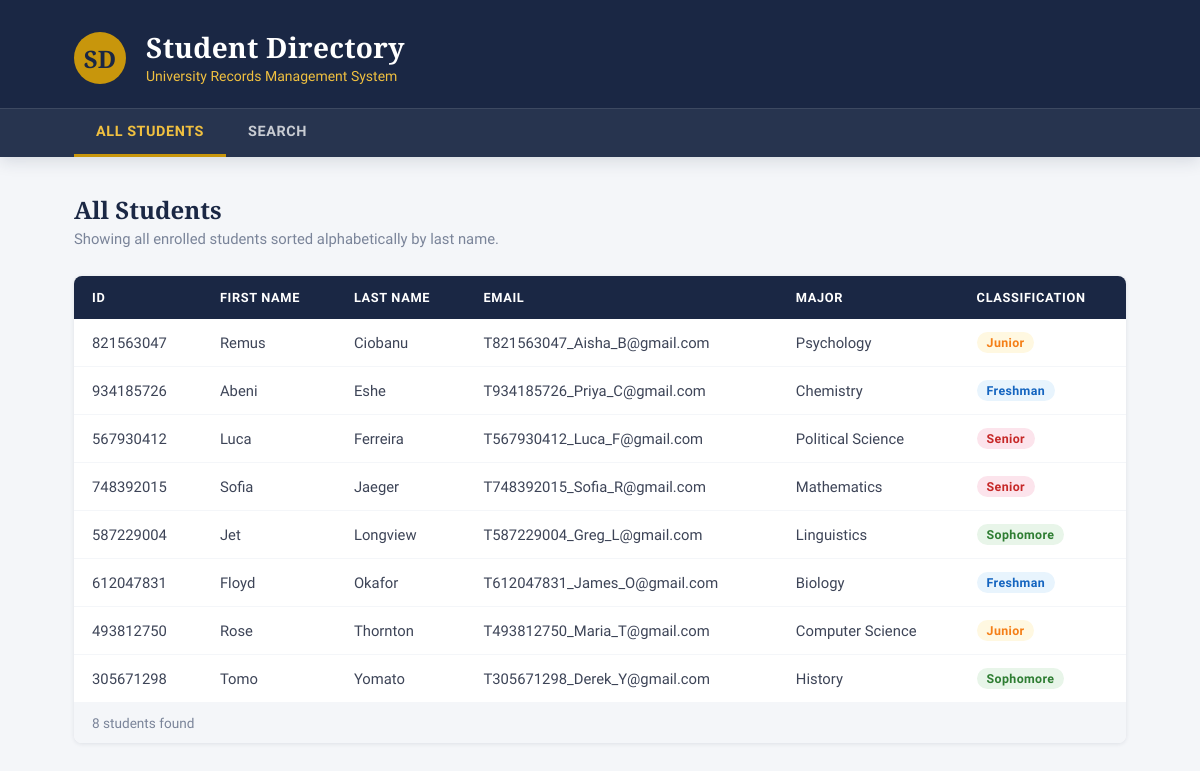
The page / on the database its author committed.
### tables this page shows
CREATE TABLE IF NOT EXISTS students (
    student_id INT PRIMARY KEY AUTO_INCREMENT,
    first_name VARCHAR(100) NOT NULL,
    last_name VARCHAR(100) NOT NULL,
    email VARCHAR(255) NOT NULL,
    major VARCHAR(100),
    classification VARCHAR(50)
);

### src/index.php (the view, shortened to what this page needs)
<?php
$pdo  = getConnection();
$stmt = $pdo->query('SELECT * FROM students ORDER BY last_name ASC');
$students = $stmt->fetchAll();
$totalCount = count($students);
?>
<!DOCTYPE html>
<html lang="en">
<head>
    <link rel="stylesheet" href="styles.css">
</head>
<body>
<header>
    <div class="header-inner">
        <div class="header-logo">SD</div>
        <div class="header-text">
            <h1>Student Directory</h1>
            <p>University Records Management System</p>
        </div>
    </div>
    <nav>
        <div class="nav-inner">
            <a href="index.php" class="active">All Students</a>
            <a href="search.php">Search</a>
        </div>
    </nav>
</header>
<main>
    <div class="page-title">
        <h2>All Students</h2>
        <p>Showing all enrolled students sorted alphabetically by last name.</p>
    </div>
    <div class="card">
        <div class="table-wrap">
            <table>
                <thead>
                <tr>
                    <th>ID</th>
                    <th>First Name</th>
                    <th>Last Name</th>
                    <th>Email</th>
                    <th>Major</th>
                    <th>Classification</th>
                </tr>
                </thead>
                <tbody>
                <?php if ($totalCount > 0): ?>
                    <?php foreach ($students as $student): ?>
                        <?php
                        $cls      = strtolower($student['classification']);
                        $badgeCls = 'badge badge-' . $cls;
                        ?>
                        <tr>
                            <td><?= htmlspecialchars($student['student_id']) ?></td>
                            <td><?= htmlspecialchars($student['first_name']) ?></td>
                            <td><?= htmlspecialchars($student['last_name']) ?></td>
                            <td><?= htmlspecialchars($student['email']) ?></td>
                            <td><?= htmlspecialchars($student['major']) ?></td>
                            <td>
                                    <span class="<?= $badgeCls ?>">
                                        <?= htmlspecialchars($student['classification']) ?>
                                    </span>
                            </td>
                        </tr>
                    <?php endforeach; ?>
                <?php endif; ?>
                </tbody>
            </table>
        </div>
        <div class="record-count">
            <?= $totalCount ?> student<?= $totalCount !== 1 ? 's' : '' ?> found
        </div>
    </div>
</main>
</body>
</html>

### src/styles.css (style rules this page uses)
*, *::before, *::after { box-sizing: border-box; margin: 0; padding: 0; }
:root { --navy: #1a2744; --gold: #c8960c; --gold-light: #f0c040; --cream: #fdf8f0; --white: #ffffff; --gray-100: #f4f6f9; --gray-300: #d0d5e0; --gray-500: #7a8499; --gray-700: #3d4457; --shadow-sm: 0 1px 4px rgba(26,39,68,.10); --shadow-md: 0 4px 16px rgba(26,39,68,.14); --radius: 8px; --transition: .2s ease; }
body { font-family: 'Source Sans 3', sans-serif; font-weight: 400; background: var(--gray-100); color: var(--gray-700); min-height: 100vh; }
header { background: var(--navy); padding: 0; box-shadow: var(--shadow-md); }
.header-inner { max-width: 1100px; margin: 0 auto; padding: 28px 24px 24px; display: flex; align-items: flex-end; gap: 20px; }
.header-logo { width: 52px; height: 52px; background: var(--gold); border-radius: 50%; display: flex; align-items: center; justify-content: center; flex-shrink: 0; font-family: 'Playfair Display', serif; font-size: 1.5rem; color: var(--navy); font-weight: 700; }
.header-text h1 { font-family: 'Playfair Display', serif; font-size: 1.75rem; color: var(--white); letter-spacing: .01em; }
.header-text p { font-size: .875rem; color: var(--gold-light); margin-top: 2px; font-weight: 300; }
nav { background: rgba(255,255,255,.06); border-top: 1px solid rgba(255,255,255,.10); }
.nav-inner { max-width: 1100px; margin: 0 auto; padding: 0 24px; display: flex; gap: 0; }
nav a { display: inline-block; padding: 14px 22px; color: rgba(255,255,255,.75); text-decoration: none; font-size: .9rem; font-weight: 600; letter-spacing: .04em; text-transform: uppercase; border-bottom: 3px solid transparent; transition: color var(--transition), border-color var(--transition); }
nav a:hover, nav a.active { color: var(--gold-light); border-bottom-color: var(--gold); }
main { max-width: 1100px; margin: 36px auto; padding: 0 24px 60px; }
.page-title { margin-bottom: 28px; }
.page-title h2 { font-family: 'Playfair Display', serif; font-size: 1.5rem; color: var(--navy); }
.page-title p { color: var(--gray-500); font-size: .925rem; margin-top: 4px; }
.card { background: var(--white); border-radius: var(--radius); box-shadow: var(--shadow-sm); overflow: hidden; }
.table-wrap { overflow-x: auto; }
table { width: 100%; border-collapse: collapse; font-size: .925rem; }
thead { background: var(--navy); color: var(--white); }
thead th { padding: 14px 18px; text-align: left; font-weight: 600; letter-spacing: .05em; font-size: .8rem; text-transform: uppercase; white-space: nowrap; }
tbody tr { border-bottom: 1px solid var(--gray-100); transition: background var(--transition); }
tbody tr:last-child { border-bottom: none; }
tbody td { padding: 13px 18px; color: var(--gray-700); }
.badge { display: inline-block; padding: 3px 10px; border-radius: 20px; font-size: .775rem; font-weight: 600; letter-spacing: .03em; }
.badge-freshman { background: #e8f4fd; color: #1565c0; }
.badge-sophomore { background: #e8f5e9; color: #2e7d32; }
.badge-junior { background: #fff8e1; color: #f57f17; }
.badge-senior { background: #fce4ec; color: #c62828; }
.record-count { padding: 12px 18px; font-size: .85rem; color: var(--gray-500); border-top: 1px solid var(--gray-100); background: var(--gray-100); }

### rows shown on the page
students: student_id "821563047", first_name "Remus", last_name "Ciobanu", email "T821563047_Aisha_B@gmail.com", major "Psychology", classification "Junior"
students: student_id "934185726", first_name "Abeni", last_name "Eshe", email "T934185726_Priya_C@gmail.com", major "Chemistry", classification "Freshman"
students: student_id "567930412", first_name "Luca", last_name "Ferreira", email "T567930412_Luca_F@gmail.com", major "Political Science", classification "Senior"
students: student_id "748392015", first_name "Sofia", last_name "Jaeger", email "T748392015_Sofia_R@gmail.com", major "Mathematics", classification "Senior"
students: student_id "587229004", first_name "Jet", last_name "Longview", email "T587229004_Greg_L@gmail.com", major "Linguistics", classification "Sophomore"
students: student_id "612047831", first_name "Floyd", last_name "Okafor", email "T612047831_James_O@gmail.com", major "Biology", classification "Freshman"
students: student_id "493812750", first_name "Rose", last_name "Thornton", email "T493812750_Maria_T@gmail.com", major "Computer Science", classification "Junior"
students: student_id "305671298", first_name "Tomo", last_name "Yomato", email "T305671298_Derek_Y@gmail.com", major "History", classification "Sophomore"

### other values the page prints
$totalCount "8"
